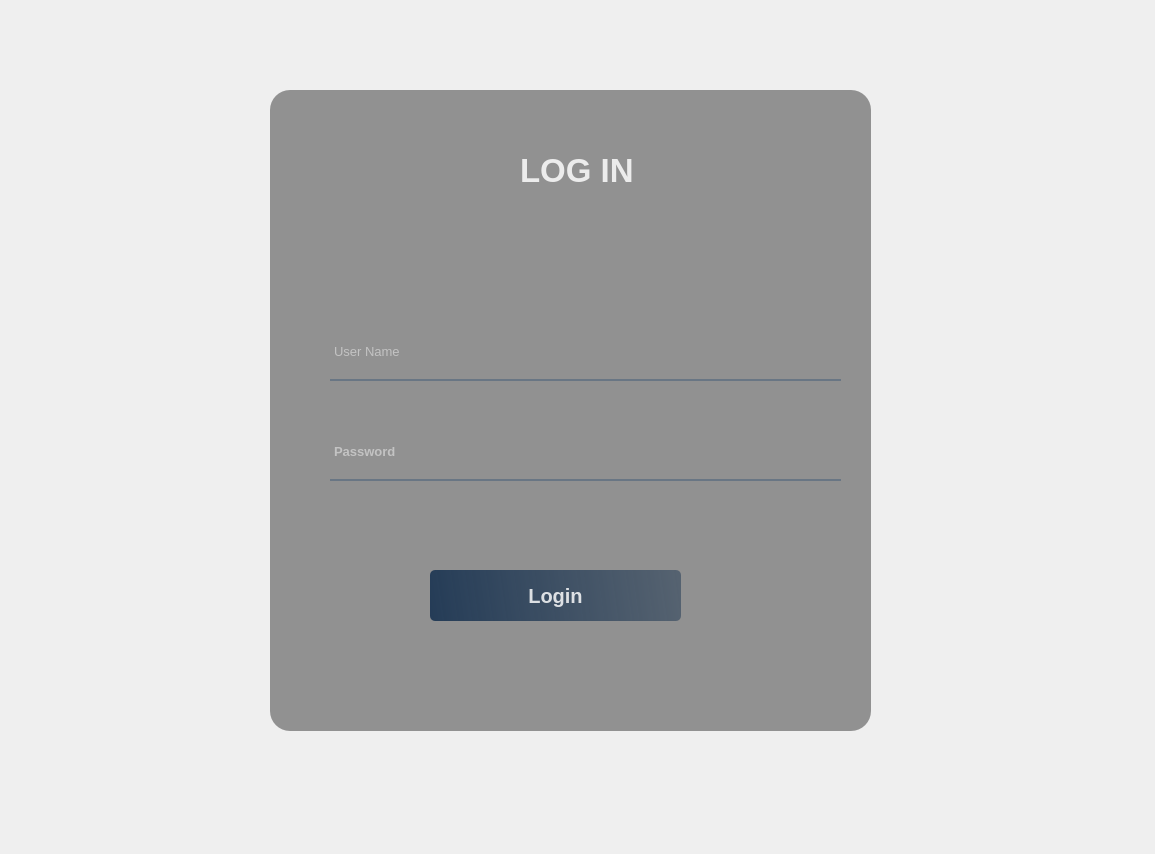
<?xml version="1.0" encoding="UTF-8"?>
<ui version="4.0">
 <class>MainWindow</class>
 <widget class="QMainWindow" name="MainWindow">
  <property name="geometry">
   <rect>
    <x>0</x>
    <y>0</y>
    <width>1155</width>
    <height>854</height>
   </rect>
  </property>
  <property name="windowTitle">
   <string>MainWindow</string>
  </property>
  <widget class="QWidget" name="centralwidget">
   <widget class="QWidget" name="widget" native="true">
    <property name="geometry">
     <rect>
      <x>230</x>
      <y>60</y>
      <width>701</width>
      <height>731</height>
     </rect>
    </property>
    <widget class="QLabel" name="label">
     <property name="geometry">
      <rect>
       <x>10</x>
       <y>10</y>
       <width>681</width>
       <height>711</height>
      </rect>
     </property>
     <property name="styleSheet">
      <string notr="true">border-image: url(:/images/images/dark-theme-02.jpg);
border-radius: 30px;
</string>
     </property>
     <property name="text">
      <string/>
     </property>
    </widget>
    <widget class="QLabel" name="label_2">
     <property name="geometry">
      <rect>
       <x>10</x>
       <y>20</y>
       <width>681</width>
       <height>701</height>
      </rect>
     </property>
     <property name="styleSheet">
      <string notr="true">background-color: qlineargradient(spread:pad, x1:0, y1:0, x2:1, y2:1715909, stop:0.375 rgba(0, 0, 0, 50), stop:0.835227 rgba(0, 0, 0, 75));
border-radius: 30px;
</string>
     </property>
     <property name="text">
      <string/>
     </property>
    </widget>
    <widget class="QLabel" name="label_3">
     <property name="geometry">
      <rect>
       <x>40</x>
       <y>30</y>
       <width>601</width>
       <height>641</height>
      </rect>
     </property>
     <property name="font">
      <font>
       <pointsize>15</pointsize>
       <bold>true</bold>
      </font>
     </property>
     <property name="styleSheet">
      <string notr="true">background-color: rgba(0, 0, 0, 100);
border-radius: 20px;</string>
     </property>
     <property name="text">
      <string/>
     </property>
    </widget>
    <widget class="QLabel" name="label_4">
     <property name="geometry">
      <rect>
       <x>290</x>
       <y>90</y>
       <width>171</width>
       <height>41</height>
      </rect>
     </property>
     <property name="font">
      <font>
       <pointsize>25</pointsize>
       <bold>true</bold>
      </font>
     </property>
     <property name="styleSheet">
      <string notr="true">color: rgba(255, 255, 255, 210);</string>
     </property>
     <property name="text">
      <string>LOG IN</string>
     </property>
    </widget>
    <widget class="QTextEdit" name="textEdit">
     <property name="geometry">
      <rect>
       <x>100</x>
       <y>280</y>
       <width>511</width>
       <height>41</height>
      </rect>
     </property>
     <property name="font">
      <font>
       <pointsize>10</pointsize>
       <bold>false</bold>
      </font>
     </property>
     <property name="styleSheet">
      <string notr="true">background-color: rgba(0, 0, 0, 0);
border: None;
border-bottom: 2px solid rgba(105, 118,132,255);
color: rgba(255, 255, 255, 230);
padding-bottom: 7px;</string>
     </property>
     <property name="placeholderText">
      <string>User Name</string>
     </property>
    </widget>
    <widget class="QTextEdit" name="textEdit_2">
     <property name="geometry">
      <rect>
       <x>100</x>
       <y>380</y>
       <width>511</width>
       <height>41</height>
      </rect>
     </property>
     <property name="font">
      <font>
       <pointsize>10</pointsize>
       <bold>true</bold>
      </font>
     </property>
     <property name="styleSheet">
      <string notr="true">background-color: rgba(0, 0, 0, 0);
border: None;
border-bottom: 2px solid rgba(105, 118,132,255);
color: rgba(255, 255, 255, 230);
padding-bottom: 7px;</string>
     </property>
     <property name="placeholderText">
      <string>Password</string>
     </property>
    </widget>
    <widget class="QPushButton" name="pushButton">
     <property name="geometry">
      <rect>
       <x>200</x>
       <y>510</y>
       <width>251</width>
       <height>51</height>
      </rect>
     </property>
     <property name="font">
      <font>
       <pointsize>15</pointsize>
       <bold>true</bold>
      </font>
     </property>
     <property name="styleSheet">
      <string notr="true">QPushButton#pushButton{
background-color: qlineargradient(spread:pad, x1:0, y1:0.505682, x2:1, y2:0.477, stop:0 rgba(20, 47, 78, 219), stop:1 rgba(85, 98, 112, 255));
color: rgba(255, 255, 255, 210);
border-radius: 5px;

}
QPushButton#pushButton:Hover{
background-color: qlineargradient(spread:pad, x1:0, y1:0.505682, x2:1, y2:0.477, stop:0 rgba(40, 67, 98, 219), stop:1 rgba(105, 118, 132, 255));
}
QPushButton#pushButton:pressed{
padding-left: 5px;
padding-top: 5px;
background-color: rgba(105, 118, 132, 255)


}

</string>
     </property>
     <property name="text">
      <string>Login</string>
     </property>
    </widget>
   </widget>
  </widget>
 </widget>
 <resources>
  <include location="../../system ui/res.qrc"/>
  <include location="../static.qrc"/>
 </resources>
 <connections/>
</ui>
